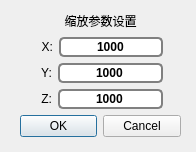
<?xml version="1.0" encoding="UTF-8"?>
<ui version="4.0">
 <class>ZoomDlg</class>
 <widget class="QDialog" name="ZoomDlg">
  <property name="geometry">
   <rect>
    <x>0</x>
    <y>0</y>
    <width>196</width>
    <height>152</height>
   </rect>
  </property>
  <property name="windowTitle">
   <string>Dialog</string>
  </property>
  <widget class="QWidget" name="layoutWidget">
   <property name="geometry">
    <rect>
     <x>20</x>
     <y>10</y>
     <width>161</width>
     <height>127</height>
    </rect>
   </property>
   <layout class="QVBoxLayout" name="verticalLayout_3">
    <item>
     <widget class="QLabel" name="label_zoom">
      <property name="text">
       <string>缩放参数设置</string>
      </property>
      <property name="alignment">
       <set>Qt::AlignCenter</set>
      </property>
     </widget>
    </item>
    <item>
     <layout class="QHBoxLayout" name="horizontalLayout_4">
      <item>
       <spacer name="horizontalSpacer_7">
        <property name="orientation">
         <enum>Qt::Horizontal</enum>
        </property>
        <property name="sizeHint" stdset="0">
         <size>
          <width>40</width>
          <height>20</height>
         </size>
        </property>
       </spacer>
      </item>
      <item>
       <widget class="QLabel" name="label_x">
        <property name="text">
         <string> X:</string>
        </property>
        <property name="alignment">
         <set>Qt::AlignCenter</set>
        </property>
       </widget>
      </item>
      <item>
       <widget class="QLineEdit" name="m_rateEdit_X">
        <property name="styleSheet">
         <string notr="true">border: 2px solid grey;
border-radius: 5px;
 font-weight: bold;  </string>
        </property>
        <property name="text">
         <string>1000</string>
        </property>
        <property name="alignment">
         <set>Qt::AlignCenter</set>
        </property>
       </widget>
      </item>
      <item>
       <spacer name="horizontalSpacer_4">
        <property name="orientation">
         <enum>Qt::Horizontal</enum>
        </property>
        <property name="sizeHint" stdset="0">
         <size>
          <width>40</width>
          <height>20</height>
         </size>
        </property>
       </spacer>
      </item>
     </layout>
    </item>
    <item>
     <layout class="QHBoxLayout" name="horizontalLayout_5">
      <item>
       <spacer name="horizontalSpacer_8">
        <property name="orientation">
         <enum>Qt::Horizontal</enum>
        </property>
        <property name="sizeHint" stdset="0">
         <size>
          <width>40</width>
          <height>20</height>
         </size>
        </property>
       </spacer>
      </item>
      <item>
       <widget class="QLabel" name="label_Y">
        <property name="text">
         <string> Y:</string>
        </property>
        <property name="alignment">
         <set>Qt::AlignCenter</set>
        </property>
       </widget>
      </item>
      <item>
       <widget class="QLineEdit" name="m_rateEdit_Y">
        <property name="styleSheet">
         <string notr="true">border: 2px solid grey;
border-radius: 5px;
 font-weight: bold;  </string>
        </property>
        <property name="text">
         <string>1000</string>
        </property>
        <property name="alignment">
         <set>Qt::AlignCenter</set>
        </property>
       </widget>
      </item>
      <item>
       <spacer name="horizontalSpacer_5">
        <property name="orientation">
         <enum>Qt::Horizontal</enum>
        </property>
        <property name="sizeHint" stdset="0">
         <size>
          <width>40</width>
          <height>20</height>
         </size>
        </property>
       </spacer>
      </item>
     </layout>
    </item>
    <item>
     <layout class="QHBoxLayout" name="horizontalLayout_9">
      <item>
       <spacer name="horizontalSpacer_9">
        <property name="orientation">
         <enum>Qt::Horizontal</enum>
        </property>
        <property name="sizeHint" stdset="0">
         <size>
          <width>40</width>
          <height>20</height>
         </size>
        </property>
       </spacer>
      </item>
      <item>
       <widget class="QLabel" name="label_Z">
        <property name="text">
         <string> Z:</string>
        </property>
        <property name="alignment">
         <set>Qt::AlignCenter</set>
        </property>
       </widget>
      </item>
      <item>
       <widget class="QLineEdit" name="m_rateEdit_Z">
        <property name="styleSheet">
         <string notr="true">border: 2px solid grey;
border-radius: 5px;
 font-weight: bold;  </string>
        </property>
        <property name="text">
         <string>1000</string>
        </property>
        <property name="alignment">
         <set>Qt::AlignCenter</set>
        </property>
       </widget>
      </item>
      <item>
       <spacer name="horizontalSpacer_6">
        <property name="orientation">
         <enum>Qt::Horizontal</enum>
        </property>
        <property name="sizeHint" stdset="0">
         <size>
          <width>40</width>
          <height>20</height>
         </size>
        </property>
       </spacer>
      </item>
     </layout>
    </item>
    <item>
     <widget class="QDialogButtonBox" name="buttonBox">
      <property name="layoutDirection">
       <enum>Qt::LeftToRight</enum>
      </property>
      <property name="orientation">
       <enum>Qt::Horizontal</enum>
      </property>
      <property name="standardButtons">
       <set>QDialogButtonBox::Cancel|QDialogButtonBox::Ok</set>
      </property>
     </widget>
    </item>
   </layout>
  </widget>
 </widget>
 <resources/>
 <connections>
  <connection>
   <sender>buttonBox</sender>
   <signal>accepted()</signal>
   <receiver>ZoomDlg</receiver>
   <slot>accept()</slot>
   <hints>
    <hint type="sourcelabel">
     <x>248</x>
     <y>254</y>
    </hint>
    <hint type="destinationlabel">
     <x>157</x>
     <y>274</y>
    </hint>
   </hints>
  </connection>
  <connection>
   <sender>buttonBox</sender>
   <signal>rejected()</signal>
   <receiver>ZoomDlg</receiver>
   <slot>reject()</slot>
   <hints>
    <hint type="sourcelabel">
     <x>316</x>
     <y>260</y>
    </hint>
    <hint type="destinationlabel">
     <x>286</x>
     <y>274</y>
    </hint>
   </hints>
  </connection>
 </connections>
</ui>
